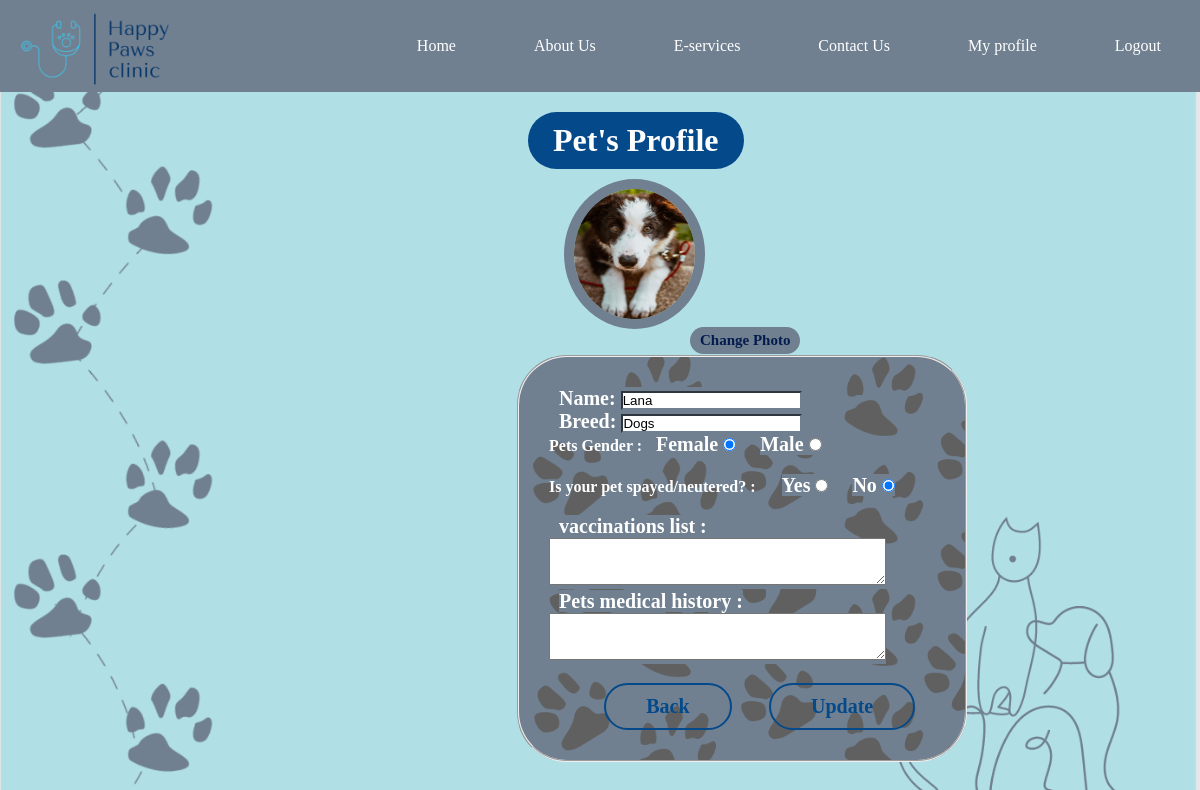
The app's page /PetProfile.php?id_pets=23 (signed in) with its own data.
### tables this page shows
CREATE TABLE `pets` (
  `id` int(11) NOT NULL,
  `name` varchar(50) NOT NULL,
  `date_of_birth` date NOT NULL,
  `gender` varchar(20) DEFAULT NULL,
  `user_id` int(11) NOT NULL,
  `breed` varchar(50) NOT NULL,
  `spayed` varchar(20) NOT NULL,
  `vacci_list` varchar(70) NOT NULL,
  `medical_history` varchar(70) NOT NULL,
  `image` varchar(50) NOT NULL
);

### PetProfile.php (the view, shortened to what this page needs)
<?php
include 'database_connect.php' ;
if(isset($_GET["id_pets"])){
$id_pets=$_GET["id_pets"];
$sql_select_pets = "select * from pets where id=$id_pets";
$Result_select = mysqli_query($conn, $sql_select_pets);
    while ($row_pets = mysqli_fetch_object($Result_select))
     {
        $name=$row_pets->name;
        $breed=$row_pets->breed;
        $gender=$row_pets->gender;
        $spayed=$row_pets->spayed;
        $vacci_list=$row_pets->vacci_list;
        $medical_history=$row_pets->medical_history;
        $photo=$row_pets->image;
     }
     }
?>
<?php include 'header.php';
?>
<!DOCTYPE html>
<html>
<head>
    <link rel="stylesheet" href="css//help_profile.css">
</head>
<body class="Pets_Profile" style="background-image: url(image/bg.png)" >
    <h1 class="" style="font-family: 'Times New Roman', Times, serif;
    color: white;
    margin-top: 20px;
    text-align: center;
    border-radius: 50px;
    background-color: rgb(4, 73, 138);
    width: fit-content;
    padding: 10px 25px;
    margin-left: 44%;
    margin-bottom: 10px;"> Pet's Profile </h1>
    <form action="PetProfile.php" method="post" enctype="multipart/form-data">
        <div> <input type="file" name="uploadfile" id="file" accept="image/png, image/jpeg"  onchange="readURL(this) " style="display: none;">
            <label for="file" class="change-lable" >Change Photo</label></div>
        <div>
            <img src="images//<?php echo $photo ?>" class="" id="img"  style="border-radius: 50%;
    overflow: hidden;
    border-style: solid;
    border-color: #708090;
    border-width: 10px;
    width: 141px;
    margin-left: 47%;
    height: 150px;">
        </div>
        <fieldset class="fieldset_Profile" style="background-image: url(image//fieldset2.png); ">
            <p> <label> Name:
                <input type= "text" name="name" size="20" maxlength="25" value="<?php echo $name; ?>" required>
                  </label></p>
            <p> <label> Breed:
                 <input type= "text" name="breed" size="20" maxlength="25" value="<?php echo $breed; ?>" required>
                    </label></p>
            <span class="sub"><b>Pets Gender :</b>
                      <label><span class="sub2">Female </span>
            <input name="pet_gender" type="radio" value="F" <?php if($gender=='F') echo 'checked'; ?> required></label>
            <label> <span class="sub2">Male </span>
                      <input name="pet_gender" type ="radio" value = "M"  <?php if($gender=='M') echo 'checked'; ?> required></label></span><br><br>
            <span class="sub"><b>	Is your pet spayed/neutered? : &nbsp;&nbsp;</b>
                      <label><span class="sub2">Yes </span>
            <input name="stats" type="radio" value="yes" <?php if($spayed=='yes') echo 'checked'; ?> required></label>
            <label><span class="sub2">No </span>
                      <input name="stats" type ="radio" value = "no" <?php if($spayed=='no') echo 'checked'; ?> required></label>
            </span><br><br>
            <label><span class="sub">vaccinations list : </span><br>
                        <textarea name="vacc_list_vaccinations_list" rows = 3 cols = 40> <?php  echo $vacci_list; ?>
                        </textarea>
                      </label><br>
            <label><span class="sub">Pets medical history :</span><br>
                        <textarea name="vacc_list_medical_history" rows = 3 cols = 40><?php  echo $medical_history; ?> </textarea>
                      </label><br>
            <br>
            <input type="submit" id="submit" value="Update" name="update_pets">
            <button type="button" id="button" onclick="location.href='List_Of_Pets.php'"> Back </button>
        </fieldset>
    </form>
</body>
</html>

### header.php (shortened to what this page needs)
<!DOCTYPE html>
<html lang="en">
    <head>
<link rel ="stylesheet" href="css//style.css">
    </head>
    <body >
    <div class ="logo-home2" >
         <img src ="image//Logo.png"  width="170" >
</div>
<div class="navbar">
<?php if (isset($_SESSION['id'])){
  $id= $_SESSION['id'] ;
   if($id!=0){
   echo '<a href="logout.php">Logout</a>';
   }
   else{
   header('Location:login.php');
   echo '<a href="login.php">Login</a>';
   }
}
 ?>
 <a href="user_manager_profile.php">My profile</a>
  <div class="dropdown">
    <button class="dropbtn">Contact Us
    </button>
  </div>
  <div class="dropdown">
    <button class="dropbtn">E-services
    </button>
  </div>
    <a href="about_us_maneger(view).php">About Us</a>
	 <a href ="Home.php">Home</a>
</div>
    </body>
    </html>

### css/style.css (style rules this page uses)
* { margin: 0; padding: 0; box-sizing: border-box; }
body { width: 100%; display: flex; flex-direction: column; }
.navbar { overflow: hidden; background-color: #708090; width: 100%; }
.navbar a { float: right; font-size: 16px; color: white; text-align: center; padding: 14px 16px; text-decoration: none; margin: 23px; border-radius: 10px; }
.dropdown { float: right; overflow: hidden; margin: 23px; border-radius: 10px; }
.dropdown .dropbtn { font-size: 16px; border: none; outline: none; color: white; padding: 14px 16px; background-color: #708090; font-family: "Times New Roman-Serif"; }
.logo-home2 img { position: absolute; margin-top: 0px; margin-left: 10px; }
fieldset label { font-size: 20px; font-weight: bold; }

### css/help_profile.css (style rules this page uses)
.Pets_Profile { background-repeat: no-repeat !important; background-size: cover; overflow-x: hidden; }
.fieldset_Profile { background-size: cover; margin: 100px; margin-top: 110px; width: 450px; margin-left: 390px; border-radius: 50px; padding: 30px; position: absolute; top: 245px; left: 60px; }
.fieldset_Profile label { font-size: 20px; margin: 10px; background-color: #708090; color: white; }
.fieldset_Profile input { border-color: #708090; }
.change-lable { position: absolute; color: rgb(4, 27, 78); border-radius: 50px; padding: 5px 10px; top: 317px; left: 627px; z-index: 3; font-size: 15px; cursor: pointer; font-weight: 700; background-color: #708090; margin: 10px; }
#submit { background-color: transparent; text-align: center; font-weight: bold; color: #04498A; border-style: solid; border-color: rgb(4, 73, 138); border-radius: 30px; padding: 10px 40px; font-family: 'Times New Roman', Times, serif; font-size: 20px; cursor: pointer; position: relative; left: 250px; }
#button { background-color: transparent; text-align: center; font-weight: bold; color: #04498A; border-style: solid; border-color: rgb(4, 73, 138); border-radius: 30px; padding: 10px 40px; font-family: 'Times New Roman', Times, serif; font-size: 20px; cursor: pointer; position: relative; left: -40px; }
#button { background-color: transparent; text-align: center; font-weight: bold; color: #04498A; border-style: solid; border-color: rgb(4, 73, 138); border-radius: 30px; padding: 10px 40px; font-family: 'Times New Roman', Times, serif; font-size: 20px; cursor: pointer; position: relative; left: -90px; }
#submit { background-color: transparent; text-align: center; font-weight: bold; color: #04498A; border-style: solid; border-color: rgb(4, 73, 138); border-radius: 30px; padding: 10px 40px; font-family: 'Times New Roman', Times, serif; font-size: 20px; cursor: pointer; position: relative; left: 225px; }
.change-lable { position: absolute; color: rgb(4, 27, 78); border-radius: 50px; padding: 5px 10px; top: 317px; left: 625px; z-index: 3; font-size: 15px; cursor: pointer; font-weight: 700; background-color: #708090; margin: 10px; }
.fieldset_Profile { background-size: cover; margin: 100px; margin-top: 100px; margin-left: 100px; margin-top: 110px; width: 450px; margin-left: 352px; border-radius: 50px; padding: 30px; position: absolute; top: 245px; left: 100px; }
span { color:white; }
#button { background-color: transparent; text-align: center; font-weight: bold; color: #04498A; border-style: solid; border-color: rgb(4, 73, 138); border-radius: 30px; padding: 10px 40px; font-family: 'Times New Roman', Times, serif; font-size: 20px; cursor: pointer; position: relative; left: -95px; }
#submit { background-color: transparent; text-align: center; font-weight: bold; color: #04498A; border-style: solid; border-color: rgb(4, 73, 138); border-radius: 30px; padding: 10px 40px; font-family: 'Times New Roman', Times, serif; font-size: 20px; cursor: pointer; position: relative; left: 220px; }
.change-lable { position: absolute; color: rgb(4, 27, 78); border-radius: 50px; padding: 5px 10px; top: 317px; left: 690px; z-index: 3; font-size: 15px; cursor: pointer; font-weight: 700; background-color: #708090; margin: 10px; }
.fieldset_Profile { background-size: cover; margin: 100px; margin-top: 100px; margin-left: 100px; margin-top: 110px; width: 450px; margin-left: 352px; border-radius: 50px; padding: 30px; position: absolute; top: 245px; left: 165px; }

### PetProfile.php (style rules this page uses)
.change-lable { position: absolute; left: 680px; z-index: -1; }

### records on screen
pets: image (picture), name "Lana", breed "Dogs", gender "☑ Female", gender "☐ Male", spayed "☐ Yes", spayed "☑ No"
